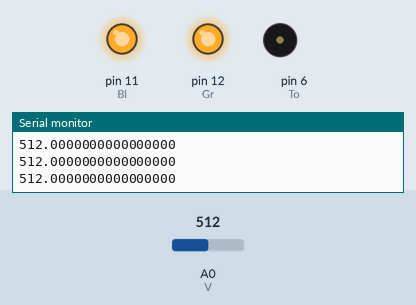
Simulated run of this sketch. Board: Arduino Uno, built with avr-gcc and run on an emulated ATmega328P. Parts: output pins drawn as LEDs (lit = HIGH), buzzer (waves = sounding), the last lines printed to the serial monitor. Inputs (shaded band) come from the test bench; at power-on: A0 (V) = 512. Pins used as bus, display or sensor lines are not drawn.

Above: at 1.2 s.
1.3 s: A0 (V) set to 235
2.8 s: A0 (V) set to 217
At 3.7 s:
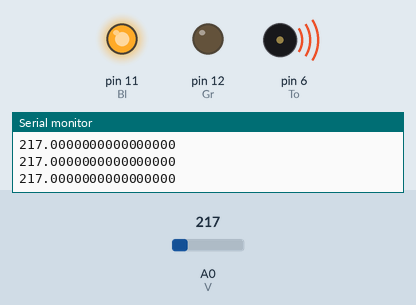
4.3 s: A0 (V) set to 236
At 5.2 s:
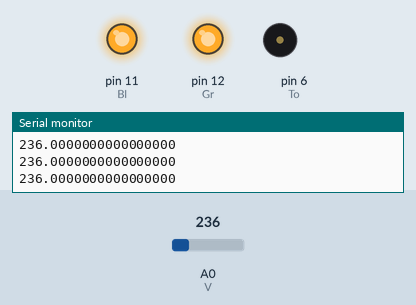
5.9 s: A0 (V) set to 216
At 6.2 s:
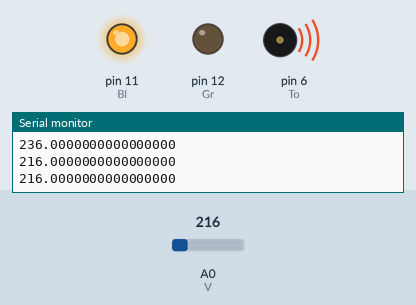
Timing chart, 0 to 8.4 s (numbered marks = the images above; inputs shaded):
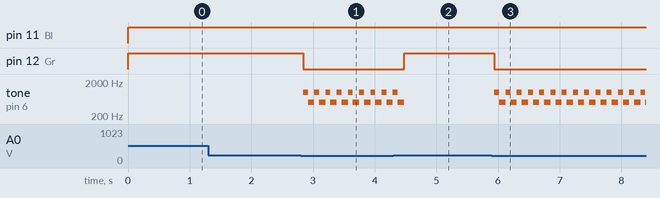

Measured:
- the behaviour switches between 227 and 226 on A0 (V) (found by bisection; images 0 and 1)
- after the input at 2.8 s, pin 12 (Gr): HIGH → LOW at once; tone on pin 6 (To): alternates 1000 Hz for 0.08 s and 500 Hz for 0.10 s, starting at once
- after the input at 4.3 s, pin 12 (Gr): LOW → HIGH after 0.18 s
- after the input at 5.9 s, pin 12 (Gr): HIGH → LOW at once; tone on pin 6 (To): alternates 1000 Hz for 0.08 s and 500 Hz for 0.10 s, starting at once

The sketch:

Test.ino
```cpp
// HomeShh TEST - IoT Specialization Capstone Project
// Z-Wave Challenge
// by Niam Moltta.
// December 2017

int Gr =12;
int Bl =11;
int Re =13;
int To = 6;
int V = A0;

float s = 0;

void setup()
{
  pinMode(Gr, OUTPUT); //green
  pinMode(Bl, OUTPUT); //blue
  pinMode(Re, OUTPUT); //red
  pinMode(To, OUTPUT); //tone

  Serial.begin(9600);
  pinMode(V, INPUT_PULLUP);

  digitalWrite(To, HIGH);
  digitalWrite(Gr, LOW);
  digitalWrite(Re, LOW);
  digitalWrite(Bl, LOW);

}
void loop() {

  s = analogRead(V);
  Serial.println(s, HEX);

  if (s <= 226) {

    Door();
    tone(To, 1000);
    delay(80);
    tone(To, 500);
    delay(100);
  }
  else {
  noTone(To);
  Nothing();

  }

}

void Door() {
  digitalWrite(Re, HIGH);
  digitalWrite(Bl, HIGH);
  digitalWrite(Gr, LOW);
}

void Nothing() {
  digitalWrite(Re, HIGH);
  digitalWrite(Gr, HIGH);
  digitalWrite(Bl, HIGH);
}
```
